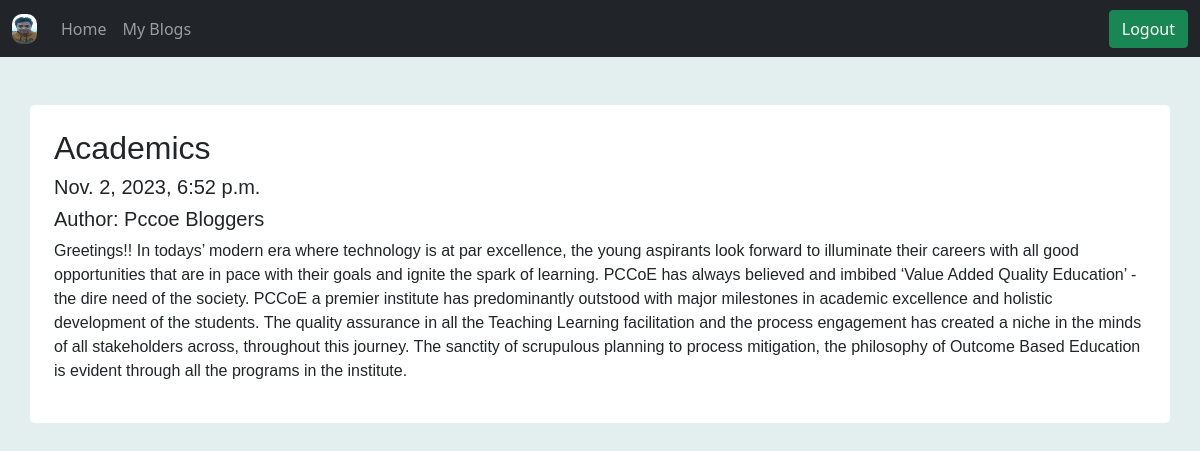
/posts/10 (signed in), run on the app's committed database.
### blog/models.py (models this page shows, shortened)
class Author(models.Model):
    user = models.OneToOneField(User,on_delete=models.CASCADE,null=True)
    name = models.CharField(max_length=100)
    image = models.ImageField(upload_to='authors', null=True)

class Post(models.Model):
    author = models.ForeignKey(Author,on_delete=models.CASCADE,null=True)
    title = models.CharField(max_length=100)
    body = models.CharField(max_length=1000)
    created_at = models.DateTimeField(default=dt.now, blank=True)

### blog/views.py (the view)
# urls.py: path('posts/<str:pk>',views.post_page,name='post_page'),
def post_page(request,pk):
    post = Post.objects.get(id=pk)
    if request.user.is_authenticated:
        author = Author.objects.filter(user=request.user)
        return render(request,'post.html',{'post':post, 'author':author[0]})
    return render(request,'post.html',{'post':post,'author':None})

### templates/post.html (shortened to what this page needs)
{% extends 'base.html' %}
{% block content %}
<div class="container mt-5 p-4 " style='border-radius: 5px;font-family: Arial;background-color:white;'>
      <h2>{{post.title}}</h2>
      <h5>{{post.created_at}}</h5>
      <h5>Author: {{post.author.name}}</h5>
      <p>{{post.body}}</p>
  </div>
{% endblock content %}

### templates/base.html (shortened to what this page needs)
{% load static %}
<!DOCTYPE html>
<html lang="en">
<head>
    <link href="https://cdn.jsdelivr.net/npm/bootstrap@5.0.2/dist/css/bootstrap.min.css" rel="stylesheet">
</head>
<body>
    <nav class="navbar navbar-expand-lg navbar-dark bg-dark">
        <div class="container-fluid">
          {% if request.user.is_authenticated %}
              <a class="navbar-brand" href="author/{{author.id}}">
                <img src="{{author.image.url}}" alt="" width="25" height="30" class="d-inline-block align-text-top" style="border-radius: 10px;">
              </a>
          {% else %}
              <a class="navbar-brand" href="/">Bloggers.com</a>
          {% endif %}
          <div class="collapse navbar-collapse" id="navbarSupportedContent">
            <ul class="navbar-nav me-auto mb-2 mb-lg-0">
              <li class="nav-item">
                <a class="nav-link" aria-current="page" href={% url "home" %}>Home</a>
              </li>
              <li class="nav-item">
                {% if request.user.is_authenticated %}
                <a class="nav-link" href={% url 'my_blogs' %}>My Blogs</a>
                {% else %}
                <a class="nav-link" href={% url 'login_page' %}>Write a Blog</a>
                {% endif %}
              </li>
            </ul>
            <button class="btn btn-success" type="submit">
                {% if request.user.is_authenticated %}
                <a href={% url 'logout_page'%} style="text-decoration:none;color:white;">Logout</a>
                {% else %}
                <a href={% url 'login_page'%} style="text-decoration:none;color:white;">Login</a>
                {% endif %}
              </button>
          </div>
        </div>
      </nav>
  {% block content %}
  {% endblock content %}
</body>
</html>

### templates/base.html (style rules this page uses)
body { background-color:rgb(227, 239, 239); margin: 0px; padding: 0px; }

### data on the page
Author: image (picture)
Post: title "Academics", created_at "Nov. 2, 2023, 6:52 p.m.", author.name "Pccoe Bloggers", body "Greetings!! In todays’ modern era where technology is at par excellence, the young aspirants look forward to illuminate their careers with all good opportunities that are in pace with their goals and ignite the spark of learning. PCCoE has always believed and imbibed ‘Value Added Quality Education’ - the dire need of the society. PCCoE a premier institute has predominantly outstood with major milestones in academic excellence and holistic development of the students. The quality assurance in all the Teaching Learning facilitation and the process engagement has created a niche in the minds of all stakeholders across, throughout this journey. The sanctity of scrupulous planning to process…"
